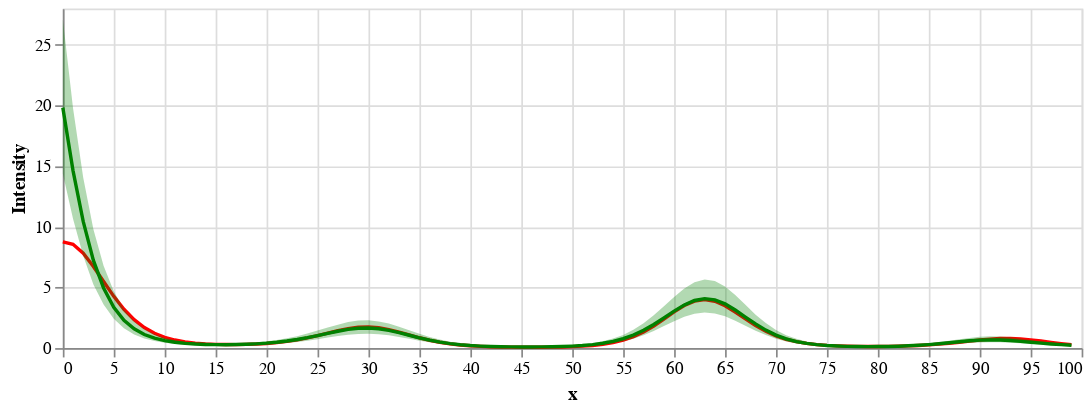

Notebook source saved alongside this figure:
### Code cell
rate = (
	alt.Chart(df_true)
	.mark_line(color='red')
	.encode(
		x=alt.X('x', title='x'),
		y=alt.Y('rate', title='Intensity'),
	)
)

rate_est = (
	alt.Chart(df_true)
	.mark_line(color='green')  # Changed
	.encode(
		x=alt.X('x', title='x'),
		y=alt.Y('M', title='Intensity'),
	)
)

bands = alt.Chart(df_true).mark_errorband(color='green').encode(
	x=alt.X('x', title='x'),
	y=alt.Y('CL', title='Intensity'),
	y2=alt.Y2('CU', title='Intensity'),
)

(rate + rate_est + bands).properties(width=600, height=200)

### Figure 1 — Vega-Lite specification as saved in the notebook (floating-point values rounded to 4 significant figures)
{"config": {"view": {"continuousWidth": 300, "continuousHeight": 300}}, "layer": [{"mark": {"type": "line", "color": "red"}, "encoding": {"x": {"field": "x", "title": "x", "type": "quantitative"}, "y": {"field": "rate", "title": "Intensity", "type": "quantitative"}}}, {"mark": {"type": "line", "color": "green"}, "encoding": {"x": {"field": "x", "title": "x", "type": "quantitative"}, "y": {"field": "M", "title": "Intensity", "type": "quantitative"}}}, {"mark": {"type": "errorband", "color": "green"}, "encoding": {"x": {"field": "x", "title": "x", "type": "quantitative"}, "y": {"field": "CL", "title": "Intensity", "type": "quantitative"}, "y2": {"field": "CU", "title": "Intensity"}}}], "data": {"name": "data-97426d9f59ef7016ed77ea80cc911bd7"}, "height": 200, "width": 600, "$schema": "https://vega.github.io/schema/vega-lite/v5.20.1.json", "datasets": {"data-97426d9f59ef7016ed77ea80cc911bd7": [{"x": 0, "log_exposure": 0.0, "f": 2.171, "rate": 8.765, "M": 19.83, "CL": 14.38, "CU": 27.12}, {"x": 1, "log_exposure": -0.0125, "f": 2.159, "rate": 8.557, "M": 14.63, "CL": 10.67, "CU": 19.8}, {"x": 2, "log_exposure": -0.025, "f": 2.082, "rate": 7.826, "M": 10.44, "CL": 7.614, "CU": 14.07}, {"x": 3, "log_exposure": -0.0375, "f": 1.944, "rate": 6.733, "M": 7.232, "CL": 5.252, "CU": 9.806}, {"x": 4, "log_exposure": -0.05, "f": 1.752, "rate": 5.484, "M": 4.958, "CL": 3.59, "CU": 6.795}, {"x": 5, "log_exposure": -0.0625, "f": 1.513, "rate": 4.266, "M": 3.37, "CL": 2.421, "CU": 4.683}, {"x": 6, "log_exposure": -0.075, "f": 1.238, "rate": 3.2, "M": 2.3, "CL": 1.643, "CU": 3.211}, {"x": 7, "log_exposure": -0.0875, "f": 0.938, "rate": 2.341, "M": 1.592, "CL": 1.121, "CU": 2.217}, {"x": 8, "log_exposure": -0.1, "f": 0.6249, "rate": 1.69, "M": 1.123, "CL": 0.789, "CU": 1.57}, {"x": 9, "log_exposure": -0.1125, "f": 0.311, "rate": 1.22, "M": 0.8139, "CL": 0.5748, "CU": 1.134}, {"x": 10, "log_exposure": -0.125, "f": 0.008391, "rate": 0.8899, "M": 0.6106, "CL": 0.4348, "CU": 0.8472}, {"x": 11, "log_exposure": -0.1375, "f": -0.2716, "rate": 0.6642, "M": 0.4774, "CL": 0.3439, "CU": 0.6579}, {"x": 12, "log_exposure": -0.15, "f": -0.5188, "rate": 0.5123, "M": 0.3895, "CL": 0.2813, "CU": 0.5386}, {"x": 13, "log_exposure": -0.1625, "f": -0.7245, "rate": 0.4119, "M": 0.334, "CL": 0.2418, "CU": 0.4618}, {"x": 14, "log_exposure": -0.175, "f": -0.8818, "rate": 0.3476, "M": 0.2996, "CL": 0.2164, "CU": 0.4166}, {"x": 15, "log_exposure": -0.1875, "f": -0.986, "rate": 0.3093, "M": 0.2833, "CL": 0.2027, "CU": 0.3981}, {"x": 16, "log_exposure": -0.2, "f": -1.035, "rate": 0.2909, "M": 0.28, "CL": 0.2005, "CU": 0.395}, {"x": 17, "log_exposure": -0.2125, "f": -1.028, "rate": 0.2892, "M": 0.2905, "CL": 0.2077, "CU": 0.4093}, {"x": 18, "log_exposure": -0.225, "f": -0.968, "rate": 0.3033, "M": 0.3131, "CL": 0.2243, "CU": 0.4396}, {"x": 19, "log_exposure": -0.2375, "f": -0.8594, "rate": 0.3339, "M": 0.3512, "CL": 0.251, "CU": 0.4902}, {"x": 20, "log_exposure": -0.25, "f": -0.7088, "rate": 0.3834, "M": 0.4059, "CL": 0.2925, "CU": 0.5638}, {"x": 21, "log_exposure": -0.2625, "f": -0.5244, "rate": 0.4553, "M": 0.4816, "CL": 0.3483, "CU": 0.6654}, {"x": 22, "log_exposure": -0.275, "f": -0.3161, "rate": 0.5537, "M": 0.581, "CL": 0.4159, "CU": 0.807}, {"x": 23, "log_exposure": -0.2875, "f": -0.09456, "rate": 0.6825, "M": 0.7057, "CL": 0.5035, "CU": 0.9795}, {"x": 24, "log_exposure": -0.3, "f": 0.1289, "rate": 0.8427, "M": 0.8572, "CL": 0.6105, "CU": 1.196}, {"x": 25, "log_exposure": -0.3125, "f": 0.343, "rate": 1.031, "M": 1.031, "CL": 0.7347, "CU": 1.445}, {"x": 26, "log_exposure": -0.325, "f": 0.5368, "rate": 1.236, "M": 1.214, "CL": 0.8666, "CU": 1.692}, {"x": 27, "log_exposure": -0.3375, "f": 0.7002, "rate": 1.437, "M": 1.391, "CL": 0.9888, "CU": 1.934}, {"x": 28, "log_exposure": -0.35, "f": 0.8246, "rate": 1.607, "M": 1.542, "CL": 1.092, "CU": 2.143}, {"x": 29, "log_exposure": -0.3625, "f": 0.9029, "rate": 1.717, "M": 1.636, "CL": 1.166, "CU": 2.274}, {"x": 30, "log_exposure": -0.375, "f": 0.9299, "rate": 1.742, "M": 1.656, "CL": 1.186, "CU": 2.291}, {"x": 31, "log_exposure": -0.3875, "f": 0.9028, "rate": 1.674, "M": 1.595, "CL": 1.146, "CU": 2.198}, {"x": 32, "log_exposure": -0.4, "f": 0.821, "rate": 1.523, "M": 1.459, "CL": 1.049, "CU": 2.03}, {"x": 33, "log_exposure": -0.4125, "f": 0.6862, "rate": 1.315, "M": 1.269, "CL": 0.9183, "CU": 1.769}, {"x": 34, "log_exposure": -0.425, "f": 0.5027, "rate": 1.081, "M": 1.058, "CL": 0.7606, "CU": 1.469}, {"x": 35, "log_exposure": -0.4375, "f": 0.2766, "rate": 0.8514, "M": 0.8454, "CL": 0.6087, "CU": 1.18}, {"x": 36, "log_exposure": -0.45, "f": 0.01617, "rate": 0.648, "M": 0.6552, "CL": 0.4739, "CU": 0.9186}, {"x": 37, "log_exposure": -0.4625, "f": -0.2688, "rate": 0.4813, "M": 0.4951, "CL": 0.3574, "CU": 0.698}, {"x": 38, "log_exposure": -0.475, "f": -0.5674, "rate": 0.3526, "M": 0.3708, "CL": 0.2698, "CU": 0.523}, {"x": 39, "log_exposure": -0.4875, "f": -0.8677, "rate": 0.2579, "M": 0.2775, "CL": 0.2032, "CU": 0.39}, {"x": 40, "log_exposure": -0.5, "f": -1.158, "rate": 0.1906, "M": 0.211, "CL": 0.154, "CU": 0.2964}, {"x": 41, "log_exposure": -0.5125, "f": -1.425, "rate": 0.144, "M": 0.1643, "CL": 0.1195, "CU": 0.2318}, {"x": 42, "log_exposure": -0.525, "f": -1.66, "rate": 0.1125, "M": 0.133, "CL": 0.09599, "CU": 0.1865}, {"x": 43, "log_exposure": -0.5375, "f": -1.85, "rate": 0.09187, "M": 0.112, "CL": 0.08115, "CU": 0.158}, {"x": 44, "log_exposure": -0.55, "f": -1.988, "rate": 0.07903, "M": 0.09962, "CL": 0.07163, "CU": 0.1414}, {"x": 45, "log_exposure": -0.5625, "f": -2.067, "rate": 0.07213, "M": 0.0937, "CL": 0.06696, "CU": 0.1322}, {"x": 46, "log_exposure": -0.575, "f": -2.082, "rate": 0.07018, "M": 0.09357, "CL": 0.06651, "CU": 0.1328}, {"x": 47, "log_exposure": -0.5875, "f": -2.031, "rate": 0.07293, "M": 0.09912, "CL": 0.07074, "CU": 0.1403}, {"x": 48, "log_exposure": -0.6, "f": -1.914, "rate": 0.08096, "M": 0.1114, "CL": 0.08028, "CU": 0.1572}, {"x": 49, "log_exposure": -0.6125, "f": -1.734, "rate": 0.09574, "M": 0.1325, "CL": 0.09523, "CU": 0.1861}, {"x": 50, "log_exposure": -0.625, "f": -1.495, "rate": 0.12, "M": 0.1653, "CL": 0.1193, "CU": 0.2327}, {"x": 51, "log_exposure": -0.6375, "f": -1.206, "rate": 0.1582, "M": 0.2147, "CL": 0.1546, "CU": 0.3027}, {"x": 52, "log_exposure": -0.65, "f": -0.8753, "rate": 0.2176, "M": 0.2884, "CL": 0.2083, "CU": 0.4084}, {"x": 53, "log_exposure": -0.6625, "f": -0.5136, "rate": 0.3085, "M": 0.3973, "CL": 0.2852, "CU": 0.5625}, {"x": 54, "log_exposure": -0.675, "f": -0.1331, "rate": 0.4457, "M": 0.5543, "CL": 0.3967, "CU": 0.7825}, {"x": 55, "log_exposure": -0.6875, "f": 0.2535, "rate": 0.6479, "M": 0.7754, "CL": 0.5566, "CU": 1.088}, {"x": 56, "log_exposure": -0.7, "f": 0.6333, "rate": 0.9355, "M": 1.078, "CL": 0.7721, "CU": 1.509}, {"x": 57, "log_exposure": -0.7125, "f": 0.9935, "rate": 1.324, "M": 1.468, "CL": 1.058, "CU": 2.046}, {"x": 58, "log_exposure": -0.725, "f": 1.322, "rate": 1.817, "M": 1.948, "CL": 1.415, "CU": 2.708}, {"x": 59, "log_exposure": -0.7375, "f": 1.608, "rate": 2.388, "M": 2.495, "CL": 1.814, "CU": 3.442}, {"x": 60, "log_exposure": -0.75, "f": 1.843, "rate": 2.982, "M": 3.051, "CL": 2.222, "CU": 4.217}, {"x": 61, "log_exposure": -0.7625, "f": 2.018, "rate": 3.509, "M": 3.56, "CL": 2.579, "CU": 4.917}, {"x": 62, "log_exposure": -0.775, "f": 2.129, "rate": 3.873, "M": 3.927, "CL": 2.832, "CU": 5.433}, {"x": 63, "log_exposure": -0.7875, "f": 2.173, "rate": 3.999, "M": 4.073, "CL": 2.926, "CU": 5.651}, {"x": 64, "log_exposure": -0.8, "f": 2.151, "rate": 3.861, "M": 3.98, "CL": 2.861, "CU": 5.522}, {"x": 65, "log_exposure": -0.8125, "f": 2.063, "rate": 3.493, "M": 3.645, "CL": 2.628, "CU": 5.07}, {"x": 66, "log_exposure": -0.825, "f": 1.916, "rate": 2.976, "M": 3.144, "CL": 2.26, "CU": 4.368}, {"x": 67, "log_exposure": -0.8375, "f": 1.715, "rate": 2.404, "M": 2.561, "CL": 1.852, "CU": 3.572}, {"x": 68, "log_exposure": -0.85, "f": 1.469, "rate": 1.857, "M": 1.995, "CL": 1.43, "CU": 2.754}, {"x": 69, "log_exposure": -0.8625, "f": 1.189, "rate": 1.386, "M": 1.485, "CL": 1.071, "CU": 2.064}, {"x": 70, "log_exposure": -0.875, "f": 0.8859, "rate": 1.011, "M": 1.073, "CL": 0.7728, "CU": 1.502}, {"x": 71, "log_exposure": -0.8875, "f": 0.5718, "rate": 0.7293, "M": 0.7632, "CL": 0.5467, "CU": 1.067}, {"x": 72, "log_exposure": -0.9, "f": 0.259, "rate": 0.5268, "M": 0.539, "CL": 0.3846, "CU": 0.7598}, {"x": 73, "log_exposure": -0.9125, "f": -0.04057, "rate": 0.3856, "M": 0.3851, "CL": 0.2745, "CU": 0.5425}, {"x": 74, "log_exposure": -0.925, "f": -0.3157, "rate": 0.2892, "M": 0.2812, "CL": 0.2004, "CU": 0.3972}, {"x": 75, "log_exposure": -0.9375, "f": -0.5565, "rate": 0.2245, "M": 0.2131, "CL": 0.153, "CU": 0.3018}, {"x": 76, "log_exposure": -0.95, "f": -0.7545, "rate": 0.1819, "M": 0.1696, "CL": 0.1213, "CU": 0.2398}, {"x": 77, "log_exposure": -0.9625, "f": -0.9031, "rate": 0.1548, "M": 0.1428, "CL": 0.1025, "CU": 0.2022}, {"x": 78, "log_exposure": -0.975, "f": -0.9981, "rate": 0.139, "M": 0.1282, "CL": 0.09202, "CU": 0.1801}, {"x": 79, "log_exposure": -0.9875, "f": -1.037, "rate": 0.132, "M": 0.1233, "CL": 0.08782, "CU": 0.1735}, {"x": 80, "log_exposure": -1.0, "f": -1.022, "rate": 0.1325, "M": 0.126, "CL": 0.08954, "CU": 0.1771}, {"x": 81, "log_exposure": -1.012, "f": -0.953, "rate": 0.1401, "M": 0.137, "CL": 0.09628, "CU": 0.1923}, {"x": 82, "log_exposure": -1.025, "f": -0.8368, "rate": 0.1554, "M": 0.1571, "CL": 0.1102, "CU": 0.2207}, {"x": 83, "log_exposure": -1.038, "f": -0.6799, "rate": 0.1795, "M": 0.1879, "CL": 0.1317, "CU": 0.2634}, {"x": 84, "log_exposure": -1.05, "f": -0.4908, "rate": 0.2142, "M": 0.2307, "CL": 0.1633, "CU": 0.3238}, {"x": 85, "log_exposure": -1.062, "f": -0.2795, "rate": 0.2613, "M": 0.288, "CL": 0.205, "CU": 0.399}, {"x": 86, "log_exposure": -1.075, "f": -0.05681, "rate": 0.3224, "M": 0.3586, "CL": 0.258, "CU": 0.4969}, {"x": 87, "log_exposure": -1.087, "f": 0.1659, "rate": 0.3979, "M": 0.441, "CL": 0.3159, "CU": 0.6118}, {"x": 88, "log_exposure": -1.1, "f": 0.3773, "rate": 0.4854, "M": 0.5251, "CL": 0.3741, "CU": 0.7294}, {"x": 89, "log_exposure": -1.113, "f": 0.5666, "rate": 0.5793, "M": 0.6019, "CL": 0.427, "CU": 0.8383}, {"x": 90, "log_exposure": -1.125, "f": 0.7241, "rate": 0.6697, "M": 0.6575, "CL": 0.465, "CU": 0.9303}, {"x": 91, "log_exposure": -1.137, "f": 0.8412, "rate": 0.7435, "M": 0.6812, "CL": 0.4801, "CU": 0.9708}, {"x": 92, "log_exposure": -1.15, "f": 0.9111, "rate": 0.7875, "M": 0.6684, "CL": 0.4746, "CU": 0.9482}, {"x": 93, "log_exposure": -1.163, "f": 0.9292, "rate": 0.7919, "M": 0.6245, "CL": 0.4472, "CU": 0.8857}, {"x": 94, "log_exposure": -1.175, "f": 0.8928, "rate": 0.7541, "M": 0.5577, "CL": 0.403, "CU": 0.7835}, {"x": 95, "log_exposure": -1.188, "f": 0.8019, "rate": 0.6801, "M": 0.4812, "CL": 0.3509, "CU": 0.6617}, {"x": 96, "log_exposure": -1.2, "f": 0.6586, "rate": 0.582, "M": 0.4054, "CL": 0.2985, "CU": 0.5563}, {"x": 97, "log_exposure": -1.212, "f": 0.4674, "rate": 0.4747, "M": 0.3376, "CL": 0.2491, "CU": 0.464}, {"x": 98, "log_exposure": -1.225, "f": 0.235, "rate": 0.3716, "M": 0.2818, "CL": 0.2076, "CU": 0.3879}, {"x": 99, "log_exposure": -1.238, "f": -0.03032, "rate": 0.2814, "M": 0.2379, "CL": 0.1738, "CU": 0.3296}]}}
